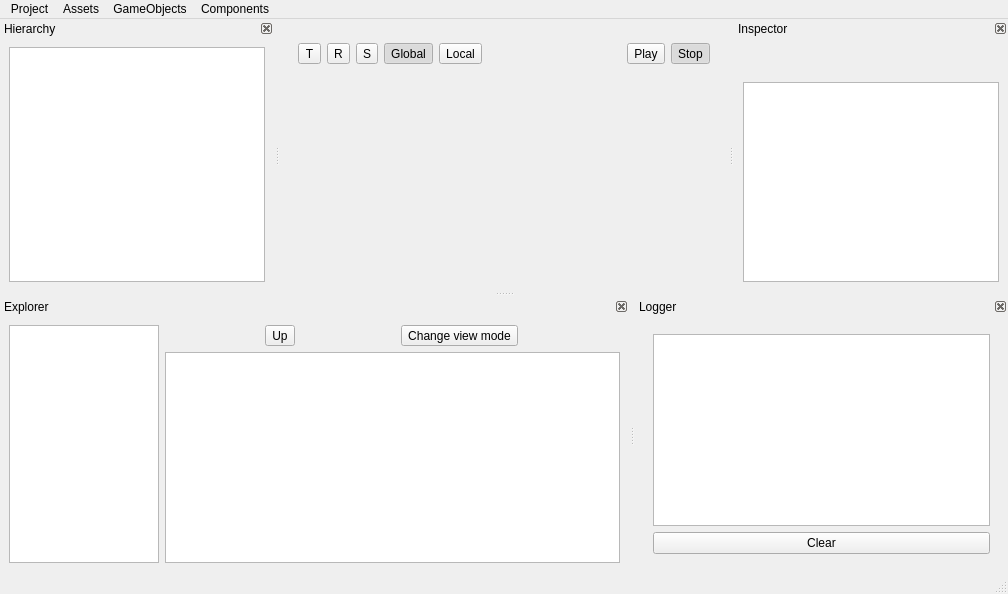
<?xml version="1.0" encoding="UTF-8"?>
<ui version="4.0">
 <class>EditorWindow</class>
 <widget class="QMainWindow" name="EditorWindow">
  <property name="windowModality">
   <enum>Qt::NonModal</enum>
  </property>
  <property name="geometry">
   <rect>
    <x>0</x>
    <y>0</y>
    <width>1008</width>
    <height>594</height>
   </rect>
  </property>
  <property name="mouseTracking">
   <bool>true</bool>
  </property>
  <property name="focusPolicy">
   <enum>Qt::StrongFocus</enum>
  </property>
  <property name="windowTitle">
   <string>Bang</string>
  </property>
  <widget class="QWidget" name="centralwidget">
   <layout class="QVBoxLayout" name="verticalLayout">
    <item>
     <layout class="QVBoxLayout" name="verticalLayout_3">
      <item>
       <widget class="WindowEventManager" name="windowEventManager" native="true"/>
      </item>
      <item>
       <widget class="Toolbar" name="widgetToolbar" native="true">
        <layout class="QHBoxLayout" name="horizontalLayout_2">
         <item>
          <layout class="QHBoxLayout" name="horizontalLayout">
           <item>
            <widget class="QToolButton" name="buttonTranslateMode">
             <property name="text">
              <string>T</string>
             </property>
             <property name="checkable">
              <bool>true</bool>
             </property>
             <property name="popupMode">
              <enum>QToolButton::DelayedPopup</enum>
             </property>
             <property name="toolButtonStyle">
              <enum>Qt::ToolButtonIconOnly</enum>
             </property>
             <property name="autoRaise">
              <bool>false</bool>
             </property>
             <property name="arrowType">
              <enum>Qt::NoArrow</enum>
             </property>
            </widget>
           </item>
           <item>
            <widget class="QToolButton" name="buttonRotateMode">
             <property name="text">
              <string>R</string>
             </property>
             <property name="checkable">
              <bool>true</bool>
             </property>
            </widget>
           </item>
           <item>
            <widget class="QToolButton" name="buttonScaleMode">
             <property name="text">
              <string>S</string>
             </property>
             <property name="checkable">
              <bool>true</bool>
             </property>
            </widget>
           </item>
           <item>
            <widget class="QToolButton" name="buttonGlobalCoords">
             <property name="text">
              <string>Global</string>
             </property>
             <property name="checkable">
              <bool>true</bool>
             </property>
             <property name="checked">
              <bool>true</bool>
             </property>
             <property name="autoExclusive">
              <bool>false</bool>
             </property>
            </widget>
           </item>
           <item>
            <widget class="QToolButton" name="buttonLocalCoords">
             <property name="text">
              <string>Local</string>
             </property>
             <property name="checkable">
              <bool>true</bool>
             </property>
            </widget>
           </item>
           <item>
            <spacer name="horizontalSpacer">
             <property name="orientation">
              <enum>Qt::Horizontal</enum>
             </property>
             <property name="sizeHint" stdset="0">
              <size>
               <width>40</width>
               <height>20</height>
              </size>
             </property>
            </spacer>
           </item>
           <item>
            <widget class="QToolButton" name="buttonPlay">
             <property name="text">
              <string>Play</string>
             </property>
             <property name="checkable">
              <bool>true</bool>
             </property>
            </widget>
           </item>
           <item>
            <widget class="QToolButton" name="buttonStop">
             <property name="text">
              <string>Stop</string>
             </property>
             <property name="checkable">
              <bool>true</bool>
             </property>
             <property name="checked">
              <bool>true</bool>
             </property>
            </widget>
           </item>
          </layout>
         </item>
        </layout>
       </widget>
      </item>
      <item>
       <widget class="Screen" name="screen" native="true">
        <property name="enabled">
         <bool>true</bool>
        </property>
        <property name="sizePolicy">
         <sizepolicy hsizetype="Expanding" vsizetype="Expanding">
          <horstretch>1</horstretch>
          <verstretch>1</verstretch>
         </sizepolicy>
        </property>
        <property name="mouseTracking">
         <bool>true</bool>
        </property>
        <property name="focusPolicy">
         <enum>Qt::StrongFocus</enum>
        </property>
       </widget>
      </item>
     </layout>
    </item>
   </layout>
   <zorder></zorder>
  </widget>
  <widget class="MenuBar" name="menubar">
   <property name="geometry">
    <rect>
     <x>0</x>
     <y>0</y>
     <width>1008</width>
     <height>25</height>
    </rect>
   </property>
   <property name="nativeMenuBar">
    <bool>false</bool>
   </property>
   <widget class="QMenu" name="menuAssets">
    <property name="title">
     <string>Assets</string>
    </property>
    <widget class="QMenu" name="menuCreate">
     <property name="title">
      <string>Create</string>
     </property>
     <addaction name="actionCreatePrefab"/>
     <addaction name="separator"/>
     <addaction name="actionCreateMaterial"/>
     <addaction name="actionCreateMesh"/>
     <addaction name="actionCreateShaderProgram"/>
     <addaction name="actionCreateTexture2D"/>
     <addaction name="actionCreateFont"/>
    </widget>
    <addaction name="menuCreate"/>
   </widget>
   <widget class="QMenu" name="menuGameObject">
    <property name="title">
     <string>GameObjects</string>
    </property>
    <widget class="QMenu" name="menuCreate_2">
     <property name="title">
      <string>Create</string>
     </property>
     <addaction name="actionCreateEmptyGameObject"/>
     <addaction name="separator"/>
     <addaction name="actionCreateFromPrefab"/>
     <addaction name="separator"/>
     <addaction name="actionCreatePlane"/>
     <addaction name="actionCreateCube"/>
     <addaction name="actionCreateSphere"/>
     <addaction name="separator"/>
     <addaction name="actionCreateDirectionalLight"/>
     <addaction name="actionCreatePointLight"/>
    </widget>
    <addaction name="menuCreate_2"/>
    <addaction name="actionAlignViewWithGameObject"/>
    <addaction name="actionAlignGameObjectWithView"/>
   </widget>
   <widget class="QMenu" name="menuProject">
    <property name="title">
     <string>Project</string>
    </property>
    <addaction name="actionNewScene"/>
    <addaction name="actionOpenScene"/>
    <addaction name="actionSaveScene"/>
    <addaction name="actionSaveSceneAs"/>
    <addaction name="separator"/>
    <addaction name="actionBuild"/>
    <addaction name="actionBuildAndRun"/>
    <addaction name="separator"/>
    <addaction name="actionProjectSettings"/>
   </widget>
   <widget class="QMenu" name="menuComponents">
    <property name="title">
     <string>Components</string>
    </property>
    <widget class="QMenu" name="menuAddComponent">
     <property name="title">
      <string>Add Component</string>
     </property>
     <addaction name="actionAddComponentBehaviour"/>
     <addaction name="separator"/>
     <addaction name="actionAddComponentCamera"/>
     <addaction name="separator"/>
     <addaction name="actionAddComponentMeshRenderer"/>
     <addaction name="actionAddComponentLineRenderer"/>
     <addaction name="actionAddComponentCircleRenderer"/>
     <addaction name="separator"/>
     <addaction name="actionAddComponentDirectionalLight"/>
     <addaction name="actionAddComponentPointLight"/>
     <addaction name="separator"/>
     <addaction name="actionAddComponentCanvas"/>
     <addaction name="actionAddComponentUIImage"/>
     <addaction name="actionAddComponentUIText"/>
    </widget>
    <addaction name="menuAddComponent"/>
   </widget>
   <addaction name="menuProject"/>
   <addaction name="menuAssets"/>
   <addaction name="menuGameObject"/>
   <addaction name="menuComponents"/>
  </widget>
  <widget class="QStatusBar" name="statusbar"/>
  <widget class="QDockWidget" name="dockHierarchy">
   <property name="features">
    <set>QDockWidget::DockWidgetClosable|QDockWidget::DockWidgetMovable</set>
   </property>
   <property name="allowedAreas">
    <set>Qt::AllDockWidgetAreas</set>
   </property>
   <property name="windowTitle">
    <string>Hierarchy</string>
   </property>
   <attribute name="dockWidgetArea">
    <number>1</number>
   </attribute>
   <widget class="QWidget" name="dockWidgetContents_4">
    <layout class="QVBoxLayout" name="verticalLayout_8">
     <item>
      <layout class="QVBoxLayout" name="verticalLayout_4" stretch="0">
       <item>
        <widget class="Hierarchy" name="widgetHierarchy">
         <property name="sizePolicy">
          <sizepolicy hsizetype="Expanding" vsizetype="Expanding">
           <horstretch>0</horstretch>
           <verstretch>0</verstretch>
          </sizepolicy>
         </property>
         <property name="contextMenuPolicy">
          <enum>Qt::CustomContextMenu</enum>
         </property>
         <property name="acceptDrops">
          <bool>true</bool>
         </property>
         <property name="autoScroll">
          <bool>false</bool>
         </property>
         <property name="dragEnabled">
          <bool>true</bool>
         </property>
         <property name="selectionBehavior">
          <enum>QAbstractItemView::SelectRows</enum>
         </property>
         <property name="verticalScrollMode">
          <enum>QAbstractItemView::ScrollPerPixel</enum>
         </property>
         <property name="horizontalScrollMode">
          <enum>QAbstractItemView::ScrollPerPixel</enum>
         </property>
         <property name="indentation">
          <number>10</number>
         </property>
         <property name="rootIsDecorated">
          <bool>true</bool>
         </property>
         <property name="animated">
          <bool>true</bool>
         </property>
         <attribute name="headerVisible">
          <bool>false</bool>
         </attribute>
         <column>
          <property name="text">
           <string notr="true">1</string>
          </property>
         </column>
        </widget>
       </item>
      </layout>
     </item>
    </layout>
   </widget>
  </widget>
  <widget class="QDockWidget" name="dockInspector">
   <property name="sizePolicy">
    <sizepolicy hsizetype="MinimumExpanding" vsizetype="Preferred">
     <horstretch>0</horstretch>
     <verstretch>0</verstretch>
    </sizepolicy>
   </property>
   <property name="floating">
    <bool>false</bool>
   </property>
   <property name="features">
    <set>QDockWidget::DockWidgetClosable|QDockWidget::DockWidgetMovable</set>
   </property>
   <property name="allowedAreas">
    <set>Qt::AllDockWidgetAreas</set>
   </property>
   <property name="windowTitle">
    <string extracomment="Inspector">Inspector</string>
   </property>
   <attribute name="dockWidgetArea">
    <number>2</number>
   </attribute>
   <widget class="QWidget" name="dockWidgetContents_7">
    <property name="sizePolicy">
     <sizepolicy hsizetype="Preferred" vsizetype="Preferred">
      <horstretch>0</horstretch>
      <verstretch>0</verstretch>
     </sizepolicy>
    </property>
    <property name="contextMenuPolicy">
     <enum>Qt::DefaultContextMenu</enum>
    </property>
    <layout class="QVBoxLayout" name="verticalLayout_9">
     <item>
      <widget class="QWidget" name="widget" native="true"/>
     </item>
     <item>
      <layout class="QVBoxLayout" name="verticalLayout_2" stretch="0,1">
       <item>
        <widget class="QLabel" name="labelInspectorGameObjectName">
         <property name="sizePolicy">
          <sizepolicy hsizetype="Expanding" vsizetype="Expanding">
           <horstretch>0</horstretch>
           <verstretch>0</verstretch>
          </sizepolicy>
         </property>
         <property name="font">
          <font>
           <pointsize>15</pointsize>
           <weight>75</weight>
           <bold>true</bold>
          </font>
         </property>
        </widget>
       </item>
       <item>
        <widget class="Inspector" name="widgetInspector">
         <property name="contextMenuPolicy">
          <enum>Qt::CustomContextMenu</enum>
         </property>
         <property name="lineWidth">
          <number>4</number>
         </property>
         <property name="midLineWidth">
          <number>4</number>
         </property>
         <property name="horizontalScrollBarPolicy">
          <enum>Qt::ScrollBarAlwaysOff</enum>
         </property>
         <property name="autoScroll">
          <bool>false</bool>
         </property>
         <property name="dragDropMode">
          <enum>QAbstractItemView::DragOnly</enum>
         </property>
         <property name="defaultDropAction">
          <enum>Qt::IgnoreAction</enum>
         </property>
         <property name="selectionMode">
          <enum>QAbstractItemView::NoSelection</enum>
         </property>
         <property name="verticalScrollMode">
          <enum>QAbstractItemView::ScrollPerPixel</enum>
         </property>
         <property name="horizontalScrollMode">
          <enum>QAbstractItemView::ScrollPerPixel</enum>
         </property>
         <property name="movement">
          <enum>QListView::Snap</enum>
         </property>
         <property name="flow">
          <enum>QListView::TopToBottom</enum>
         </property>
         <property name="viewMode">
          <enum>QListView::ListMode</enum>
         </property>
        </widget>
       </item>
      </layout>
     </item>
    </layout>
   </widget>
  </widget>
  <widget class="QDockWidget" name="dockExplorer">
   <property name="minimumSize">
    <size>
     <width>493</width>
     <height>210</height>
    </size>
   </property>
   <property name="features">
    <set>QDockWidget::DockWidgetClosable|QDockWidget::DockWidgetMovable</set>
   </property>
   <property name="windowTitle">
    <string>Explorer</string>
   </property>
   <attribute name="dockWidgetArea">
    <number>8</number>
   </attribute>
   <widget class="QWidget" name="dockWidgetContents_5">
    <layout class="QVBoxLayout" name="verticalLayout_10" stretch="1">
     <item>
      <layout class="QHBoxLayout" name="horizontalLayout_3" stretch="0,5">
       <item>
        <widget class="ExplorerDirTree" name="widgetTreeExplorerDirTree">
         <property name="maximumSize">
          <size>
           <width>150</width>
           <height>16777215</height>
          </size>
         </property>
         <property name="autoScroll">
          <bool>false</bool>
         </property>
         <property name="showDropIndicator" stdset="0">
          <bool>true</bool>
         </property>
         <property name="sortingEnabled">
          <bool>true</bool>
         </property>
         <property name="allColumnsShowFocus">
          <bool>true</bool>
         </property>
        </widget>
       </item>
       <item>
        <layout class="QVBoxLayout" name="verticalLayout_7">
         <item>
          <layout class="QHBoxLayout" name="horizontalLayout_4">
           <item>
            <widget class="QToolButton" name="buttonExplorerDirUp">
             <property name="text">
              <string>Up</string>
             </property>
            </widget>
           </item>
           <item>
            <widget class="QToolButton" name="buttonExplorerChangeViewMode">
             <property name="text">
              <string>Change view mode</string>
             </property>
            </widget>
           </item>
          </layout>
         </item>
         <item>
          <widget class="Explorer" name="widgetListExplorer">
           <property name="sizePolicy">
            <sizepolicy hsizetype="Preferred" vsizetype="Preferred">
             <horstretch>0</horstretch>
             <verstretch>0</verstretch>
            </sizepolicy>
           </property>
           <property name="acceptDrops">
            <bool>true</bool>
           </property>
           <property name="autoScroll">
            <bool>false</bool>
           </property>
           <property name="showDropIndicator" stdset="0">
            <bool>true</bool>
           </property>
           <property name="dragEnabled">
            <bool>true</bool>
           </property>
           <property name="dragDropOverwriteMode">
            <bool>true</bool>
           </property>
           <property name="dragDropMode">
            <enum>QAbstractItemView::DragDrop</enum>
           </property>
           <property name="defaultDropAction">
            <enum>Qt::MoveAction</enum>
           </property>
           <property name="movement">
            <enum>QListView::Snap</enum>
           </property>
           <property name="resizeMode">
            <enum>QListView::Adjust</enum>
           </property>
           <property name="layoutMode">
            <enum>QListView::Batched</enum>
           </property>
           <property name="viewMode">
            <enum>QListView::IconMode</enum>
           </property>
           <property name="uniformItemSizes">
            <bool>true</bool>
           </property>
           <property name="wordWrap">
            <bool>true</bool>
           </property>
          </widget>
         </item>
        </layout>
       </item>
      </layout>
     </item>
    </layout>
   </widget>
  </widget>
  <widget class="QDockWidget" name="dockLogger">
   <property name="features">
    <set>QDockWidget::DockWidgetClosable|QDockWidget::DockWidgetMovable</set>
   </property>
   <property name="windowTitle">
    <string>Logger</string>
   </property>
   <attribute name="dockWidgetArea">
    <number>8</number>
   </attribute>
   <widget class="QWidget" name="dockWidgetContents">
    <layout class="QVBoxLayout" name="verticalLayout_5">
     <item>
      <widget class="LoggerWidget" name="widgetLogger" native="true">
       <layout class="QVBoxLayout" name="verticalLayout_6">
        <item>
         <widget class="ListLogger" name="listLogger">
          <property name="editTriggers">
           <set>QAbstractItemView::NoEditTriggers</set>
          </property>
          <property name="showDropIndicator" stdset="0">
           <bool>false</bool>
          </property>
          <property name="verticalScrollMode">
           <enum>QAbstractItemView::ScrollPerPixel</enum>
          </property>
          <property name="horizontalScrollMode">
           <enum>QAbstractItemView::ScrollPerPixel</enum>
          </property>
         </widget>
        </item>
        <item>
         <widget class="QPushButton" name="buttonLoggerClear">
          <property name="text">
           <string>Clear</string>
          </property>
         </widget>
        </item>
       </layout>
      </widget>
     </item>
    </layout>
   </widget>
  </widget>
  <action name="actionOpenScene">
   <property name="text">
    <string>Open Scene...</string>
   </property>
   <property name="shortcut">
    <string>Ctrl+O</string>
   </property>
  </action>
  <action name="actionSaveSceneAs">
   <property name="text">
    <string>Save Scene as...</string>
   </property>
   <property name="shortcut">
    <string>Ctrl+Shift+S</string>
   </property>
  </action>
  <action name="actionCreateMaterial">
   <property name="text">
    <string>Material</string>
   </property>
  </action>
  <action name="actionCreateMesh">
   <property name="text">
    <string>Mesh</string>
   </property>
  </action>
  <action name="actionCreateShaderProgram">
   <property name="text">
    <string>ShaderProgram</string>
   </property>
  </action>
  <action name="actionCreateTexture2D">
   <property name="text">
    <string>Texture2D</string>
   </property>
  </action>
  <action name="actionProjectSettings">
   <property name="text">
    <string>Project Settings</string>
   </property>
  </action>
  <action name="actionCreatePrefab">
   <property name="text">
    <string>Prefab</string>
   </property>
  </action>
  <action name="actionRemoveComponent">
   <property name="text">
    <string>Remove Component</string>
   </property>
  </action>
  <action name="actionAddComponentMeshRenderer">
   <property name="text">
    <string>Mesh Renderer</string>
   </property>
  </action>
  <action name="actionAddComponentCamera">
   <property name="text">
    <string>Camera</string>
   </property>
  </action>
  <action name="actionAddComponentTransform">
   <property name="text">
    <string>Transform</string>
   </property>
  </action>
  <action name="actionAddComponentBehaviour">
   <property name="text">
    <string>Behaviour</string>
   </property>
  </action>
  <action name="actionNewScene">
   <property name="text">
    <string>New Scene</string>
   </property>
   <property name="shortcut">
    <string>Ctrl+N</string>
   </property>
  </action>
  <action name="actionSaveScene">
   <property name="text">
    <string>Save Scene</string>
   </property>
   <property name="shortcut">
    <string>Ctrl+S</string>
   </property>
  </action>
  <action name="actionAddComponentLineRenderer">
   <property name="text">
    <string>Line Renderer</string>
   </property>
  </action>
  <action name="actionAddComponentCircleRenderer">
   <property name="text">
    <string>Circle Renderer</string>
   </property>
  </action>
  <action name="actionCreateFromPrefab">
   <property name="text">
    <string>From Prefab</string>
   </property>
  </action>
  <action name="actionCreateEmptyGameObject">
   <property name="text">
    <string>Empty</string>
   </property>
  </action>
  <action name="actionCreatePlane">
   <property name="text">
    <string>Plane</string>
   </property>
  </action>
  <action name="actionCreateCube">
   <property name="text">
    <string>Cube</string>
   </property>
  </action>
  <action name="actionCreateSphere">
   <property name="text">
    <string>Sphere</string>
   </property>
  </action>
  <action name="actionBuild">
   <property name="text">
    <string>Build</string>
   </property>
   <property name="shortcut">
    <string>Ctrl+B</string>
   </property>
  </action>
  <action name="actionBuildAndRun">
   <property name="text">
    <string>Build and Run</string>
   </property>
   <property name="shortcut">
    <string>Ctrl+Shift+B</string>
   </property>
  </action>
  <action name="actionAddComponentDirectionalLight">
   <property name="text">
    <string>Directional Light</string>
   </property>
  </action>
  <action name="actionAddComponentPointLight">
   <property name="text">
    <string>Point Light</string>
   </property>
  </action>
  <action name="actionCreateDirectionalLight">
   <property name="text">
    <string>Directional Light</string>
   </property>
  </action>
  <action name="actionCreatePointLight">
   <property name="text">
    <string>Point Light</string>
   </property>
  </action>
  <action name="actionAlignViewWithGameObject">
   <property name="text">
    <string>Align View with GameObject</string>
   </property>
  </action>
  <action name="actionAlignGameObjectWithView">
   <property name="text">
    <string>Align GameObject with View</string>
   </property>
  </action>
  <action name="actionAddComponentCanvas">
   <property name="text">
    <string>Canvas</string>
   </property>
  </action>
  <action name="actionAddComponentUIImage">
   <property name="text">
    <string>Image</string>
   </property>
  </action>
  <action name="actionCreateFont">
   <property name="text">
    <string>Font</string>
   </property>
  </action>
  <action name="actionAddComponentUIText">
   <property name="text">
    <string>Text</string>
   </property>
  </action>
  <zorder>dockExplorer</zorder>
 </widget>
 <customwidgets>
  <customwidget>
   <class>WindowEventManager</class>
   <extends>QWidget</extends>
   <header>WindowEventManager.h</header>
   <container>1</container>
   <slots>
    <slot>_NotifyMenuBarItemClicked(int)</slot>
    <slot>NotifyButtonGlobalCoordsClicked(QAction*)</slot>
   </slots>
  </customwidget>
  <customwidget>
   <class>Hierarchy</class>
   <extends>QTreeWidget</extends>
   <header>Hierarchy.h</header>
   <slots>
    <slot>_NotifyHierarchyItemSelectionChanged()</slot>
    <slot>OnCustomContextMenuRequested(QPoint)</slot>
   </slots>
  </customwidget>
  <customwidget>
   <class>Inspector</class>
   <extends>QListWidget</extends>
   <header>Inspector.h</header>
  </customwidget>
  <customwidget>
   <class>LoggerWidget</class>
   <extends>QWidget</extends>
   <header>LoggerWidget.h</header>
   <container>1</container>
  </customwidget>
  <customwidget>
   <class>ListLogger</class>
   <extends>QListWidget</extends>
   <header>ListLogger.h</header>
  </customwidget>
  <customwidget>
   <class>Explorer</class>
   <extends>QListView</extends>
   <header>Explorer.h</header>
  </customwidget>
  <customwidget>
   <class>MenuBar</class>
   <extends>QMenuBar</extends>
   <header>MenuBar.h</header>
  </customwidget>
  <customwidget>
   <class>ExplorerDirTree</class>
   <extends>QTreeView</extends>
   <header>ExplorerDirTree.h</header>
  </customwidget>
  <customwidget>
   <class>Toolbar</class>
   <extends>QWidget</extends>
   <header>Toolbar.h</header>
   <container>1</container>
  </customwidget>
  <customwidget>
   <class>Screen</class>
   <extends>QWidget</extends>
   <header>Screen.h</header>
   <container>1</container>
  </customwidget>
 </customwidgets>
 <resources/>
 <connections>
  <connection>
   <sender>buttonLoggerClear</sender>
   <signal>clicked()</signal>
   <receiver>listLogger</receiver>
   <slot>clear()</slot>
   <hints>
    <hint type="sourcelabel">
     <x>989</x>
     <y>365</y>
    </hint>
    <hint type="destinationlabel">
     <x>922</x>
     <y>520</y>
    </hint>
   </hints>
  </connection>
 </connections>
</ui>
